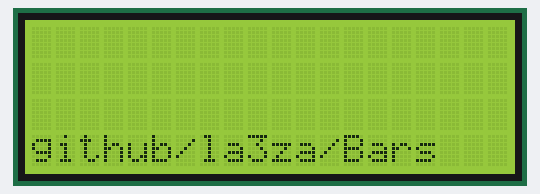
The sketch below on a simulated Arduino Mega 2560, built with avr-gcc and run on an emulated ATmega2560. On the bench: 20×4 character LCD.

Above: at 0.19 s.
At 4.4 s:
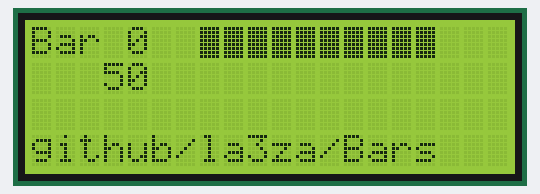
At 9.6 s:
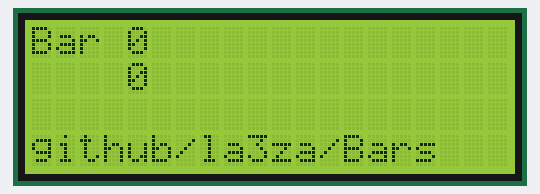
At 16.69 s:
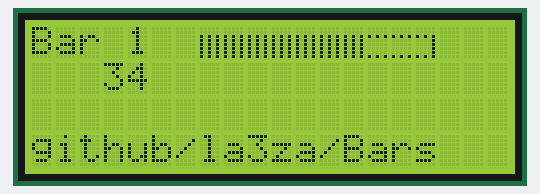
At 24.0 s:
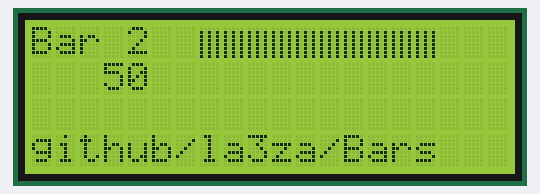
At 38.3 s:
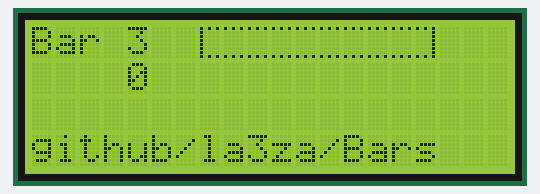

The sketch:

Bars.ino
```cpp
// BARS:
// Progress bars of various sorts, moving from left to right
// counts up and down, and shows that it can also start in arbitrary position on bar
// uses custom character set for LCD
//
// Sverre Holm December 2023, github/la3za/Bars
//
// 10 different progress bars
// loadGapLessCharacters7() is an example of LCD characters in PROGMEM to save dynamic memory
//
// Some character sets are stored in PROGMEM in order to save dynamic memory
//
// 17.12.2023: First version
// 06.10.2024: Less flicker in bars 1-3 by modification of gapLessBar().
// 03.11.2024: Added min, round in gapLessBar(), fullBar(), framedProgressBar() for smoother jumps
//             More character sets in PROGMEM
//             Cleaned up and commented code better, put character definitions in Definitions.h

#include <Wire.h>
// Put call required by your LCD here:
#include <LiquidCrystal_I2C.h>
LiquidCrystal_I2C lcd(0x27, 2, 1, 0, 4, 5, 6, 7, 3, POSITIVE);  // Set the LCD I2C address
// size of LCD:
#define NCOLS 20
#define NROWS 4

#include "Definitions.h"  // character set definitions

//#define DEBUG             // debug info: integer segment and subsegment numbers
//#define SLOW              // slow speed for debug

byte framedBar = 0;         // initial bar to display (usually 0)

int imax = 50;              // no of units to show in bar (resolution)
int col1 = 7;  // -99       // first column of bar
int col2 = 16; // 299       // end of bar
int line = 0;               // lineno for bar
boolean flip = true;        // flips value of start index (ibegin) for bar
int ibegin;

byte filled;                // address of 'filled' LCD character
byte empty;                 // address of 'empty' LCD character

byte buffer[8];  // temporary storage for PROGMEM characters loading character sets to LCD

#define LCD_PWM 45          // pin for backlight (if needed)
byte backlightVal = 20;     // (0...255) initial backlight value.
                            //value = 20 works fine for photo: Manual f/3.8, 1/5 sec, ISO100

/////////////////////////////////////////////////////////
/* For each bar there is one load ...() routine to load character set into LCD
   and one routine for actual printing.
   Example, bar 0:
      loadSimpleBarCharacters()
      fullBar(int nr, int total, int firstPos, int lastPos, int line)
*/

/////////////////////////////////////////////////////////
// 1. Routines for loading character sets
/////////////////////////////////////////////////////////

void loadSimpleBarCharacters() {  // Bar 0 characters
  empty = 254;  // 0;
  filled = 255;
  // upload characters to the lcd
  memcpy_P(buffer,oneFilled, 8);
  lcd.createChar(1, buffer);
  memcpy_P(buffer,twoFilled, 8);
  lcd.createChar(2, buffer);
  memcpy_P(buffer,threeFilled, 8);
  lcd.createChar(3, buffer);
  memcpy_P(buffer,fourFilled, 8);
  lcd.createChar(4, buffer);
}

/////////////////////////////////////////////////////////
void loadGapLessCharacters6() {  // Bar 1, height 6 dots
  lcd.createChar(0, g0);  //0 |::
  lcd.createChar(1, g1);  //1 ||:
  lcd.createChar(2, g2);  //2 |||
  filled = 2;
  lcd.createChar(3, g3);  //3 :::
  empty = 3;
  lcd.createChar(4, g4);  //4 ::|
  lcd.createChar(5, g5);  //5 |:|
}

//////////////////////////////////////////////////////////
void loadGapLessCharacters7()  // Bar 2
{
  memcpy_P(buffer,g70, 8);
  lcd.createChar(0, buffer);
  memcpy_P(buffer,g71, 8);
  lcd.createChar(1, buffer);
  memcpy_P(buffer,g72, 8);
  lcd.createChar(2, buffer);
  memcpy_P(buffer,g73, 8);
  lcd.createChar(3, buffer);
  memcpy_P(buffer,g74, 8);
  lcd.createChar(4, buffer);
  memcpy_P(buffer,g75, 8);
  lcd.createChar(5, buffer);

  filled = 2;
  empty = 3;
}

/////////////////////////////////////////////////////////
void loadGapLessCharacters8() {  // Bar 3, height 8 dots
  lcd.createChar(0, g80);  //0 |::
  lcd.createChar(1, g81);  //1 ||:
  lcd.createChar(2, g82);  //2 |||
  filled = 2;
  lcd.createChar(3, g83);  //3 :::
  empty = 3;
  lcd.createChar(4, g84);  //4 ::|
  lcd.createChar(5, g85);  //5 |:|
}

////////////////////////////////////////////////////////
void loadFramedSimpleBarCharacters()  // Bar 4
// filled bars with frame that marks end of bar
// simplified version of  https://www.norwichhackspace.org/blog/post/textstar-serial-lcd-display
{               // | XXX |
  empty = 254;  // 0;
  filled = 255;
  //lcd.createChar(empty, zero);
  memcpy_P(buffer,oneFilled, 8);
  lcd.createChar(1, buffer);
  memcpy_P(buffer,twoFilled, 8);
  lcd.createChar(2, buffer);
  memcpy_P(buffer,threeFilled, 8);
  lcd.createChar(3, buffer);
  memcpy_P(buffer,fourFilled, 8);
  lcd.createChar(4, buffer);
  memcpy_P(buffer,threeFilled, 8);

  memcpy_P(buffer,beg3, 8);
  lcd.createChar(6, buffer);
  memcpy_P(buffer,end3, 8);
  lcd.createChar(7, buffer);
}

/////////////////////////////////////////////////////////
void loadCurvedFramedBarCharacters() {  // Bar 5, ( xxxx )
  empty = 0;
  filled = 5;
  memcpy_P(buffer,zeroBar, 8);
  lcd.createChar(empty, buffer);
  memcpy_P(buffer,oneBar, 8);
  lcd.createChar(1, buffer);
  memcpy_P(buffer,twoBar, 8);
  lcd.createChar(2, buffer);
  memcpy_P(buffer,threeBar, 8);
  lcd.createChar(3, buffer);
  memcpy_P(buffer,fourBar, 8);
  lcd.createChar(4, buffer);
  memcpy_P(buffer,fiveBar, 8);
  lcd.createChar(filled, buffer);

  lcd.createChar(6, beg1);
  lcd.createChar(7, end1);
}

/////////////////////////////////////////////////////////
void loadStraightFramedBarCharacters() {  // Bar 6, | xxxx |
  empty = 0;
  filled = 5;
  memcpy_P(buffer,zeroBar, 8);
  lcd.createChar(empty, buffer);
  memcpy_P(buffer,oneBar, 8);
  lcd.createChar(1, buffer);
  memcpy_P(buffer,twoBar, 8);
  lcd.createChar(2, buffer);
  memcpy_P(buffer,threeBar, 8);
  lcd.createChar(3, buffer);
  memcpy_P(buffer,fourBar, 8);
  lcd.createChar(4, buffer);
  memcpy_P(buffer,fiveBar, 8);
  lcd.createChar(filled, buffer);
  memcpy_P(buffer,beg3, 8);
  lcd.createChar(6, buffer);
  memcpy_P(buffer,end3, 8);
  lcd.createChar(7, buffer);
}


/////////////////////////////////////////////////////////
void loadSquares() {  // Bars 7, 8
  lcd.createChar(1, fullSquare);
  lcd.createChar(2, smallFill);
}


/////////////////////////////////////////////////////////
void loadSignalStrengthCharacters()  // Bar 9
// vertical lines, thicker and thicker
{
  empty = 254;
  filled = 255;
  lcd.createChar(1, vert1);
  lcd.createChar(2, vert2);
  lcd.createChar(3, vert3);
  lcd.createChar(4, vert4);
  lcd.createChar(5, vert5);
  lcd.createChar(6, vert6);
  lcd.createChar(7, vert7);
}


///////////////////////////////////////////////////////////////////////////////////////////
// 2. Now follows the actual drawing functions
///////////////////////////////////////////////////////////////////////////////////////////

void fullBar(int nr, int total, int firstPos, int lastPos, int line)  // Bar 0
// Plain progressbar, completely fills character
// data is displayed in columns firstPos ... lastPos

{
  firstPos = max(firstPos, 0);        // 1...NCOLS-1, first position with data
  lastPos = min(lastPos, NCOLS - 1);  // ... NCOLS-2, last position with data
  line = max(line, 0);
  line = min(line, NROWS);

  int Nseg = lastPos - firstPos + 1;  // no of positions to use on LCD

  float segmentNoReal = Nseg * float(nr) / float(total);  //
  int segmentNoInt = int(segmentNoReal);
  byte subSegmentNo = min(4,(int)round(5 * (segmentNoReal - segmentNoInt)));  // added min, round 2.11.2024

  // draw on LCD

  // 1. Empty frame
  for (int j = firstPos; j <= lastPos; j++) {
    lcd.setCursor(j, line);
    lcd.write(byte(empty));  // over- and underbar - or- empty
  }
  // 2. Draw 0 ... Nseg completely filled segments
  for (int j = firstPos; j < firstPos + segmentNoInt; j++) {
    lcd.setCursor(j, line);
    lcd.write(filled);
  }

  // 3. Draw sub segment
  if (segmentNoInt != Nseg)  // nothing if final segment has been filled
  {
    lcd.setCursor(firstPos + segmentNoInt, line);
    if (subSegmentNo == 0) lcd.write(empty);  // 0
    else lcd.write(subSegmentNo);             // 1...4
  }

// debug info on screen
#ifdef DEBUG
  if (line < NROWS) {
    lcd.setCursor(6, line + 1);
    lcd.print(segmentNoReal);
    lcd.print("    ");
    lcd.setCursor(12, line + 1);
    lcd.print(segmentNoInt);
    lcd.print(" ");
    lcd.print(subSegmentNo);
    lcd.print("    ");
  }
#endif
}
///////////////////////////////////////////////////////////////////////////////////////////

void gapLessBar(unsigned nr, unsigned total, unsigned firstPos, unsigned lastPos, unsigned line) // Bar 1, 2, 3
// https://robodoupe.cz/2015/progress-bar-pro-arduino-a-lcd-displej/
// framed progress bar, every other segment only, so that gap between characters melts in
// data is displayed in columns firstPos ... lastPos

{
    firstPos = max(firstPos, 0);        // 1...NCOLS-1, first position with data
    lastPos  = min(lastPos,  NCOLS-1);  // ... NCOLS-1, last position with data
    lastPos  = max(lastPos, firstPos+1); // cannot go right to left!!
    line     = max(line,0); line = min(line,NROWS);

    int Nseg = lastPos - firstPos +1 ;  // no of positions to use on LCD (first, ..., last)

    float noOfSubSegments = 3.0; // no of subsegments used per character, out of a total of 5, i.e. 2 gaps
    float segmentNoReal = (float(nr)/float(total) )* (Nseg-1.0/noOfSubSegments); // 1/segmentNoReal 19.12.2023
    int segmentNoInt    = int(segmentNoReal);
    byte subSegmentNo   = min((int)noOfSubSegments-1,(byte)round(noOfSubSegments *(segmentNoReal-segmentNoInt)));  // added min, round 2.11.2024

    int startPos;

    /*
    Example:
    total = 111, firstPos = 0, lastPos = 19 => Nseg = 20

    nr =   0 => segmentNoReal= 0.0 , segmentNoInt= 0, subSegmentNo=0.
    nr =   1 => segmentNoReal= 0.18, segmentNoInt= 0, subSegmentNo=0.53 -> 0
    nr =   2 => segmentNoReal= 0.35, segmentNoInt= 0, subSegmentNo=1.06 -> 1
    nr =   3 => segmentNoReal= 0.53, segmentNoInt= 0, subSegmentNo=1.59 -> 1
    nr =   4 => segmentNoReal= 0.71, segmentNoInt= 0, subSegmentNo=2.13 -> 2
    nr =   5 => segmentNoReal= 0.89, segmentNoInt= 0, subSegmentNo=2.65 -> 2

    nr =   6 => segmentNoReal= 1.06, segmentNoInt= 1, subSegmentNo=0.19 -> 0

    nr = 111 => segmentNoReal=19.67, segmentNoInt=19, subSegmentNo=2

    */

    // draw on LCD

    // 1: left-hand symbol
    lcd.setCursor(firstPos, line);
    if (segmentNoInt == 0)
    {
        lcd.write(byte(0)); // initial left-hand symbol, |::
        startPos = firstPos + segmentNoInt;
    }
    else
    {
        lcd.write(filled);  // filled,                   |||
        startPos = firstPos + segmentNoInt + 1;   // +1 added - removes flickering, 06.10.1024
    }

    // 2: upper and lower frame, after actual segment :::
     {

     for (int j = startPos ; j < lastPos; j++) // 8.10.2024:
       {
         lcd.setCursor(j,line);lcd.write(empty);  // :::
       }
     }

    // 3: draw 0 ... Nseg completely filled segments

    int jmax = firstPos + segmentNoInt ;
    for (int j = firstPos+1; j < jmax; j++)
      {
       // if (j>0)
        {
        // #ifdef DEBUG
        //   lcd.setCursor(0,3); lcd.print(j);lcd.print(" ");
        //   lcd.setCursor(6,3); lcd.print(segmentNoInt);lcd.print(" ");
        //   lcd.print(firstPos);lcd.print(" ");lcd.print(lastPos);lcd.print(" ");
        // #endif
        lcd.setCursor(j, line); lcd.write(filled);
        }
      }

     // 4: draw closing, right-hand symbol
    if (segmentNoInt < Nseg-2)
    {
      lcd.setCursor(lastPos,line); lcd.write(byte(4)); // ::|, final   symbol
    }

    // 5 draw sub segment
    if (segmentNoInt < Nseg-1)  // nothing if final segment has been filled
    {
      lcd.setCursor(firstPos + segmentNoInt, line);
      lcd.write(subSegmentNo); // 0, 1, 2 =|::, ||:, |||
      if (segmentNoInt == Nseg-2) lcd.write(4);           // added 19.12.2023 - only important when counting down. = end-character
    }
    else if (segmentNoInt == Nseg-1)
    {  // 4 = ::|, 5 = |:|, filled = |||
      lcd.setCursor(firstPos + segmentNoInt, line);
      if (subSegmentNo == 0) lcd.write(5);      // |__|
      if (subSegmentNo == 1) lcd.write(filled); //
      if (subSegmentNo == 2) lcd.write(filled); // |||
     }

    // debug info on screen
    #ifdef DEBUG
      if (line < NROWS)
      {
        lcd.setCursor(firstPos,line+1); lcd.print(segmentNoReal); lcd.print(F("    "));
        lcd.setCursor(firstPos+6,line+1); lcd.print(segmentNoInt); lcd.print(" ");lcd.print(subSegmentNo);lcd.print(F("    "));
      }
    #endif
}


////////////////////////////////////////////////////////////////////////////////////////////////////////

void framedProgressBar(int nr, int total, int firstPos, int lastPos, int line)  // Bars 4, 5, 6
// framed progress bar
// data is displayed in columns firstPos+1 ... lastPos-1,
// and frame ends on firstPos, lastPos

{
  firstPos = max(firstPos, 0);        // 1...NCOLS-1, first position with data
  lastPos = min(lastPos, NCOLS - 1);  // ... NCOLS-2, last position with data
  line = max(line, 0);
  line = min(line, NROWS);

  int Nseg = lastPos - firstPos - 1;  // no of positions to use on LCD (first, last = frame)

  float segmentNoReal = Nseg * float(nr) / float(total);  //
  int segmentNoInt = int(segmentNoReal);
  byte subSegmentNo = min(4,(int)round(5 * (segmentNoReal - segmentNoInt))); // added min, round 2.11.2024

  // draw on LCD

  // First: left-hand symbol
  lcd.setCursor(firstPos, line);
  lcd.write(byte(6));  // initial symbol

  // Second: upper and lower frame
  for (int j = firstPos + 1; j < lastPos; j++) {
    lcd.setCursor(j, line);
    lcd.write(byte(empty));  // over- and underbar - or- empty
  }

  // Third: draw closing, right-hand symbol
  lcd.setCursor(lastPos, line);
  lcd.write(byte(7));  // final   symbol

  // Fourth draw 0 ... Nseg completely filled segments
  for (int j = firstPos + 1; j <= firstPos + segmentNoInt; j++) {
    lcd.setCursor(j, line);
    lcd.write(filled);
  }

  // Third draw sub segment
  if (segmentNoInt != Nseg)  // nothing if final segment has been filled
  {
    lcd.setCursor(firstPos + 1 + segmentNoInt, line);
    if (subSegmentNo == 0) lcd.write(empty);
    else lcd.write(subSegmentNo);  // 1...4
  }


// debug info on screen
#ifdef DEBUG
  if (line < NROWS) {
    lcd.setCursor(6, line + 1);
    lcd.print(segmentNoReal);
    lcd.print("    ");
    lcd.setCursor(12, line + 1);
    lcd.print(segmentNoInt);
    lcd.print(" ");
    lcd.print(subSegmentNo);
    lcd.print("    ");
  }
#endif
}

////////////////////////////////////////////////////////////////////////

void singleCharacterBar(int nr, int total, int firstPos, int lastPos, int line, byte fill, byte open)  // Bars 7, 8
// framed progress bar with nearly standard characters:
// example: fill = char 255, open defined in char 1
// data is displayed in columns firstPos ... lastPos,

{
  firstPos = max(firstPos, 0);        // 1...NCOLS-1, first position with data
  lastPos = min(lastPos, NCOLS - 1);  // ... NCOLS-2, last position with data
  line = max(line, 0);
  line = min(line, NROWS);

  int Nseg = lastPos - firstPos + 1;  // no of positions to use on LCD

  float segmentNoReal = Nseg * float(nr) / float(total);  //
  int segmentNoInt = int(segmentNoReal);

  // draw on LCD


  // First: left-hand symbol
  //  lcd.setCursor(firstPos, line); lcd.print(" ");  // initial symbol

  // Second: upper and lower frame
  for (int j = firstPos; j <= lastPos; j++) {
    lcd.setCursor(j, line);
    //         lcd.write((char)165);  // dot// lcd.print(" ");
    //       lcd.write((char)219);    // 6x8 square
    lcd.write((char)open);  // 8x8 square  - same as Sansui DAB radio
  }

  // Then draw 0 ... Nseg completely filled segments
  for (int j = firstPos; j <= firstPos + segmentNoInt - 1; j++) {
    lcd.setCursor(j, line);
    lcd.write((char)fill);  //lcd.write((char)219); //square // lcd.print(">");
  }

// debug info on screen
#ifdef DEBUG
  if (line < NROWS) {
    lcd.setCursor(6, line + 1);
    lcd.print(segmentNoReal);
    lcd.print("    ");
    lcd.setCursor(12, line + 1);
    lcd.print(segmentNoInt);
    lcd.print("    ");
  }
#endif
}
/////////////////////////////////////////////////////////////////////////////////////////////////////
void signalStrength(int nr, int total, int firstPos, int line)  // Bar 9
// Vertical progressbar in 8 steps
// data is displayed in columns firstPos ... lastPos = firstPos+7

{
  firstPos = max(firstPos, 0);        // 1...NCOLS-1, first position with data
  int lastPos  = firstPos + 7;
  lastPos  = min(lastPos, NCOLS - 1);
  line = max(line, 0);
  line = min(line, NROWS);

  int Nseg = lastPos - firstPos + 1;  // no of positions to use on LCD

  float segmentNoReal = Nseg * float(nr) / float(total);  //
  int segmentNoInt = int(segmentNoReal);

  // draw on LCD

  // Draw 0 ... Nseg completely filled segments
  for (int j = firstPos; j < firstPos + segmentNoInt; j++) {
    lcd.setCursor(j, line);
    if (j < firstPos + 7) lcd.write(j-firstPos+1);
    else                  lcd.write(filled);
  }
  // blank out non-used ones
  for (int j = firstPos+segmentNoInt; j <= lastPos; j++) {
    lcd.setCursor(j, line);
    lcd.write(empty);
  }

// debug info on screen
#ifdef DEBUG
  if (line < NROWS) {
    lcd.setCursor(6, line + 1);
    lcd.print(segmentNoReal);
    lcd.print("    ");
    lcd.setCursor(12, line + 1);
    lcd.print(segmentNoInt);
    lcd.print(" ");
  }
#endif
}

///////////////////////////////////////////////////////////////////////////
// 3. Auxilliary routine
///////////////////////////////////////////////////////////////////////////

void PrintFixedWidth(Print &out, int number, byte width, char filler = ' ') {
  int temp = number;
  //
  // Sverre Holm 2022
  // call like this to print number to lcd: PrintFixedWidth(lcd, val, 3);
  // or for e.g. minutes PrintFixedWidth(lcd, minute, 2, '0')
  //
  // Default filler = ' ', can also be set to '0' e.g. for clock
  // If filler = ' ', it handles negative integers: width = 5 => '   -2'
  // but not if filler = '0': width = 5 => '000-2'
  //
  // https://forum.arduino.cc/t/print-lcd-text-justify-from-right/398351/5
  // https://forum.arduino.cc/t/u8glib-how-to-display-leading-zeroes/396694/3

  //do we need room for a minus?
  if (number < 0) {
    width--;
  }

  //see how wide the number is
  if (temp == 0) {
    width--;
  }
  else
  {
    while (temp && width) {
      temp /= 10;
      width--;
    }
  }

  //start by printing the rest of the width with filler symbol
  while (width) {
    out.print(filler);
    width--;
  }

  out.print(number); // finally print signed number
}


/////////////////////////////////////////////////////////////////////
// 4. setup and loop
/////////////////////////////////////////////////////////////////////

// S E T U P //

void setup() {
  // initialize the LCD and allocate the 5 arrays to a number.
  lcd.begin(NCOLS, NROWS);
  pinMode(LCD_PWM, OUTPUT);
  analogWrite(LCD_PWM, backlightVal);

  if (NROWS > 2) lcd.setCursor(0,3); lcd.print("github/la3za/Bars ");

  //Serial.begin(115200);
}


///////////////// L O O P ////////////////////

// Prints a number from 0 to 100 & displays the progress bar
// The loop counts up, pauses  then counts down again.
void loop() {
  lcd.setCursor(0, line); lcd.print("                    ");  // erase old stuff

  //framedBar = 1;  // for test
  //imax = 100;

  // load character sets
  switch (framedBar) {
    case 0:  loadSimpleBarCharacters();         break;   // =====
    case 1:  loadGapLessCharacters6();          break;   // -----
    case 2:  loadGapLessCharacters7();          break;
    case 3:  loadGapLessCharacters8();          break;
    case 4:  loadFramedSimpleBarCharacters();   break;  // |===|
    case 5:  loadCurvedFramedBarCharacters();   break;  // (---) nicest?
    case 6:  loadStraightFramedBarCharacters(); break;  // |---|
    case 9:  loadSignalStrengthCharacters();    break;
    default: loadSquares();                     break;
  }
  delay(100);   // to avoid flash

  lcd.setCursor(0, line); lcd.print("Bar"); PrintFixedWidth(lcd, framedBar, 2);

  if (flip) ibegin = 0;       // first time:  full loop
  else      ibegin = imax/2;  // second time: start at 50%

  lcd.setCursor(1, line+1);lcd.print(" ");
  for (int i = ibegin; i <= imax; i++)  // count up
  {
    lcd.setCursor(2, line+1); PrintFixedWidth(lcd, i, 3);
    displayBars(i);
    delay(50); // 50, delay inside loop
    #ifdef SLOW
      delay(500);
    #endif
  }
  delay(1000);
  lcd.setCursor(2, line+1);lcd.print(" ");
  for (int i = imax; i >= 0; i--)  // count down
  {
    lcd.setCursor(2, line+1); PrintFixedWidth(lcd, i, 3);
    displayBars(i);
    delay(50); //50, delay inside loop
    #ifdef SLOW
      delay(500);
    #endif
  }

  delay(1000);  // delay between bars

  framedBar = framedBar + 1;
  if (framedBar > 9) { framedBar = 0; flip = !flip; }
}

////////////////////////////////////////////////////////////////////
void displayBars(int i)
{
    if (framedBar == 0)                   fullBar(i, imax, col1, col2, line);        // progress bar.
    if (framedBar >= 1 & framedBar <= 3)  gapLessBar(i, imax, col1, col2, line);
    if (framedBar >= 4 & framedBar <= 6)  framedProgressBar(i, imax, col1-1, col2+1, line);  // progress bar.
    if (framedBar == 7)                   singleCharacterBar(i, imax, col1, col2, line, 255, 1); // full height square
                                                                                                 // Note different last two parameters:
    if (framedBar == 8)                   singleCharacterBar(i, imax, col1, col2, line, 2, 219); // reduced height square.
    if (framedBar == 9)                   signalStrength(i, imax, col1, line);
}
```

Source omitted: Definitions.h (6334 bytes)

Measured:
- what the display in image 1 shows lasts 1.2 s, from 4.4 s to 5.6 s
- what the display in image 2 shows lasts 1.1 s, from 9.6 s to 10.7 s
